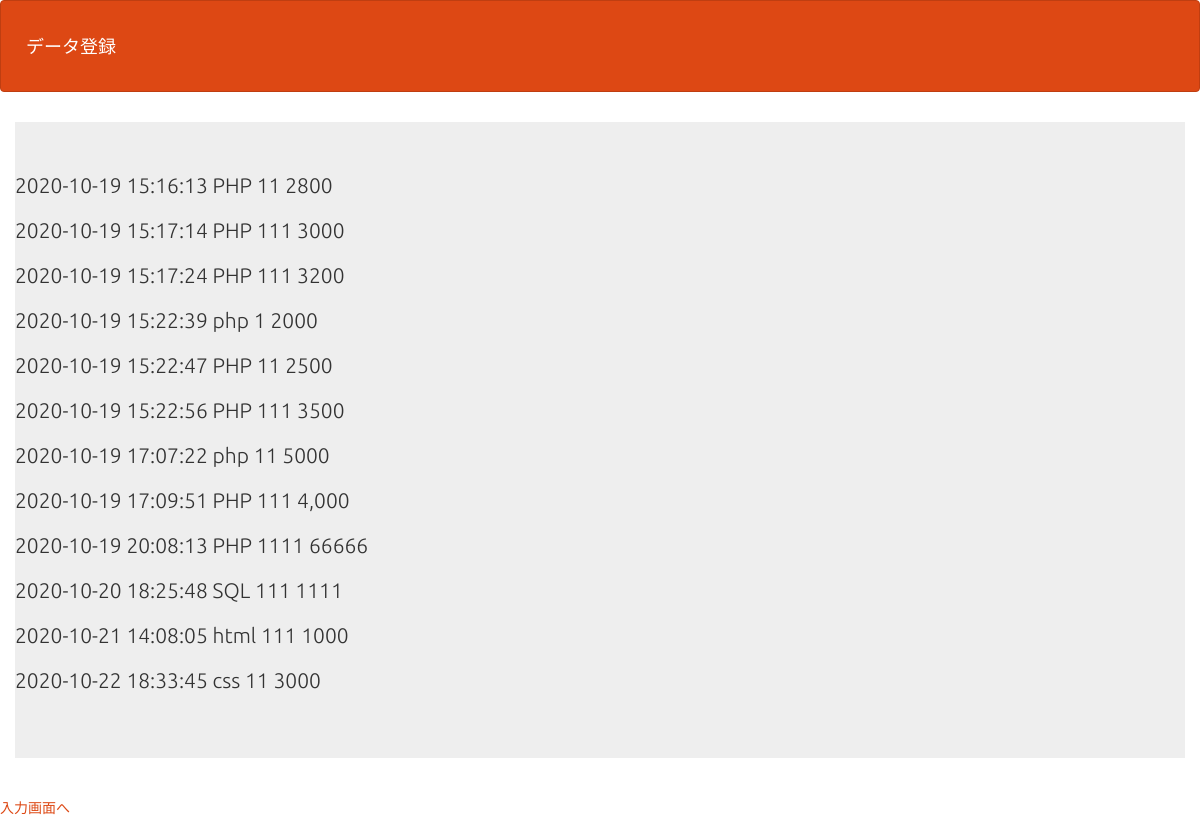
The page /select.php on the database its author committed.
### tables this page shows
CREATE TABLE `gs_bm_table` (
  `id` int(12) NOT NULL,
  `name` varchar(64) NOT NULL,
  `url` text,
  `text` text,
  `indate` datetime NOT NULL
);

### select.php (the view, shortened to what this page needs)
<?php
try {
  $pdo = new PDO('mysql:dbname=gs_php;charset=utf8;host=localhost','root','root');
} catch (PDOException $e) {
  exit('DBConnectError:'.$e->getMessage());
}
$stmt = $pdo->prepare("SELECT * FROM gs_bm_table");
$status = $stmt->execute();
$view="";
if ($status == false) {
  $error = $stmt->errorInfo();
  exit("ErrorQuery:".$error[2]);
}else{
  while( $result = $stmt->fetch(PDO::FETCH_ASSOC)){
    $view .= '<p>'.$result['indate'] . ' ' .$result['name'] . ' '. $result['url'] .' '. $result['text'].'</p>';
  }
}
?>
<!DOCTYPE html>
<html lang="ja">
<head>
<link rel="stylesheet" href="css/range.css">
<link href="css/bootstrap.min.css" rel="stylesheet">
</head>
<body id="main">
<header>
  <nav class="navbar navbar-default">
    <div class="container-fluid">
      <div class="navbar-header">
      <a class="navbar-brand" href="index.php">データ登録</a>
      </div>
    </div>
  </nav>
</header>
<div>
    <div class="container jumbotron"><?= $view ?></div>
</div>
<a href="index.php" >入力画面へ</a>
</body>
</html>

### select.php (style rules this page uses)
div { padding: 10px;font-size:16px; }

### rows shown on the page
gs_bm_table: indate "2020-10-19 15:16:13", name "PHP", url "11", text "2800"
gs_bm_table: indate "2020-10-19 15:17:14", name "PHP", url "111", text "3000"
gs_bm_table: indate "2020-10-19 15:17:24", name "PHP", url "111", text "3200"
gs_bm_table: indate "2020-10-19 15:22:39", name "php", url "1", text "2000"
gs_bm_table: indate "2020-10-19 15:22:47", name "PHP", url "11", text "2500"
gs_bm_table: indate "2020-10-19 15:22:56", name "PHP", url "111", text "3500"
gs_bm_table: indate "2020-10-19 17:07:22", name "php", url "11", text "5000"
gs_bm_table: indate "2020-10-19 17:09:51", name "PHP", url "111", text "4,000"
gs_bm_table: indate "2020-10-19 20:08:13", name "PHP", url "1111", text "66666"
gs_bm_table: indate "2020-10-20 18:25:48", name "SQL", url "111", text "1111"
gs_bm_table: indate "2020-10-21 14:08:05", name "html", url "111", text "1000"
gs_bm_table: indate "2020-10-22 18:33:45", name "css", url "11", text "3000"
